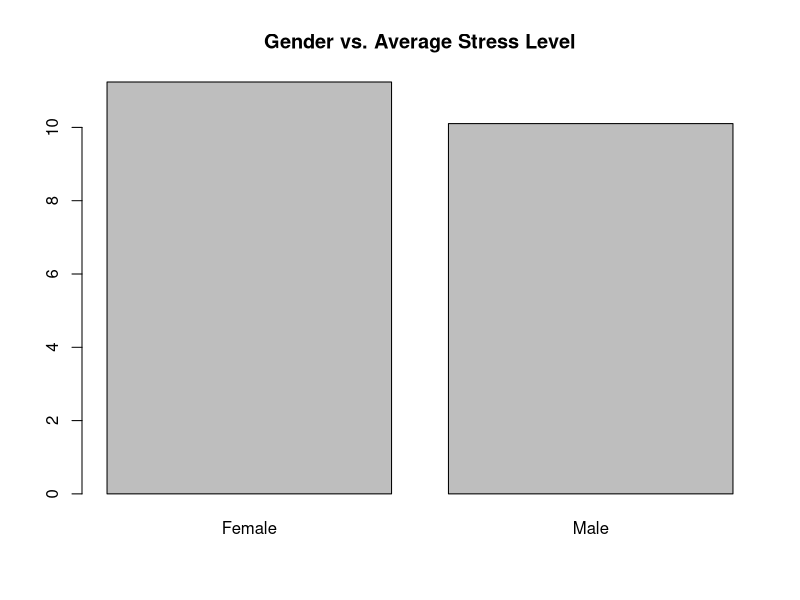
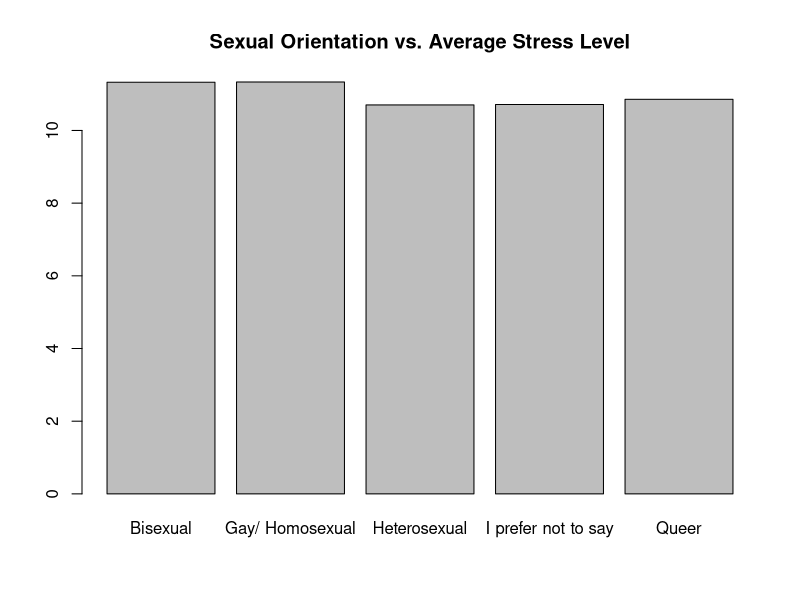
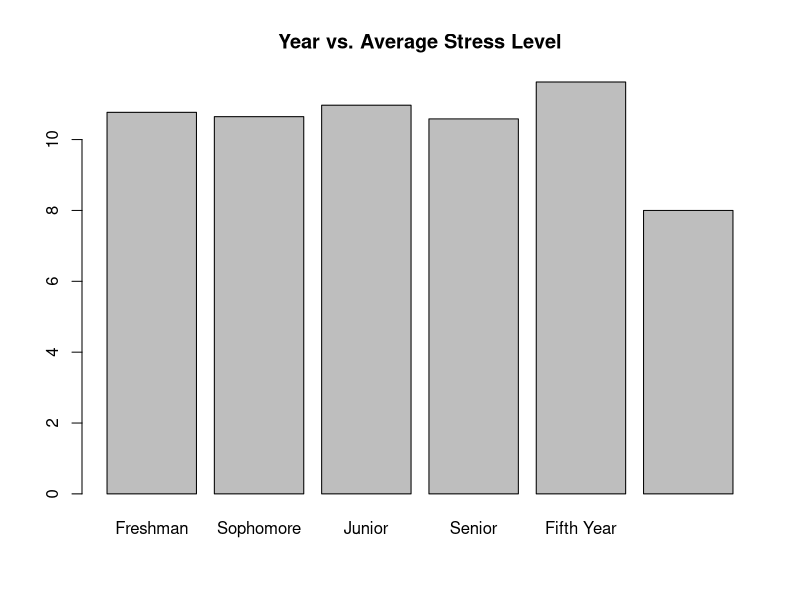
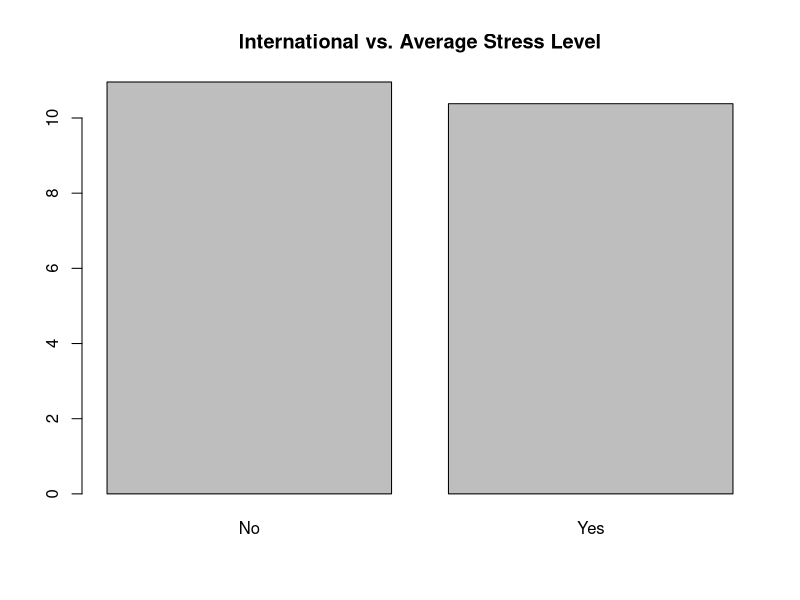
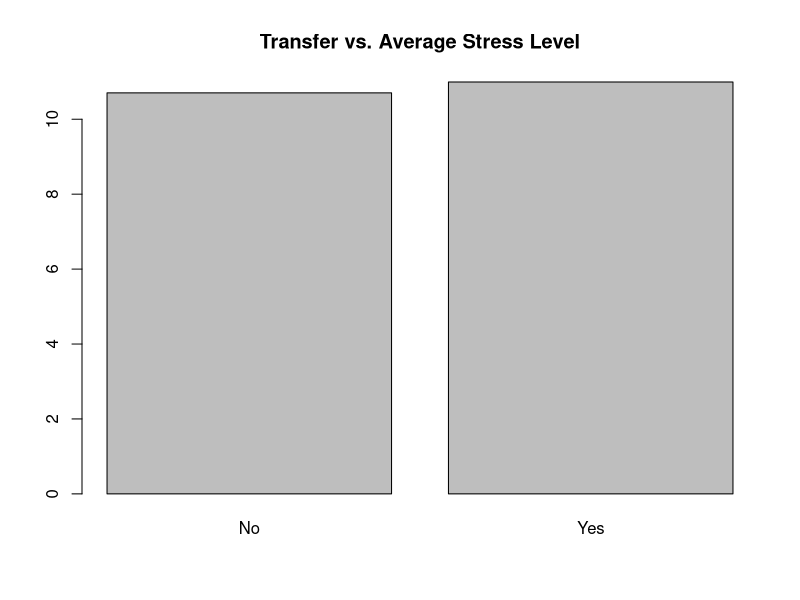
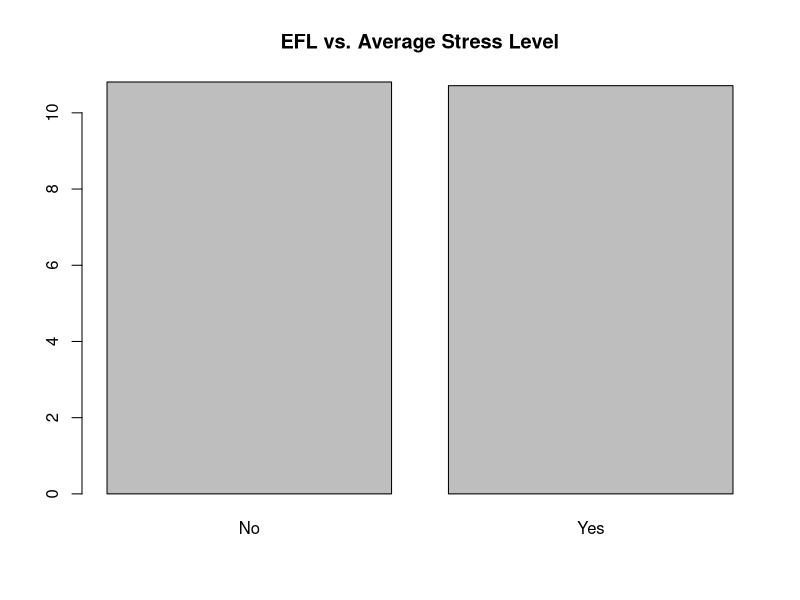
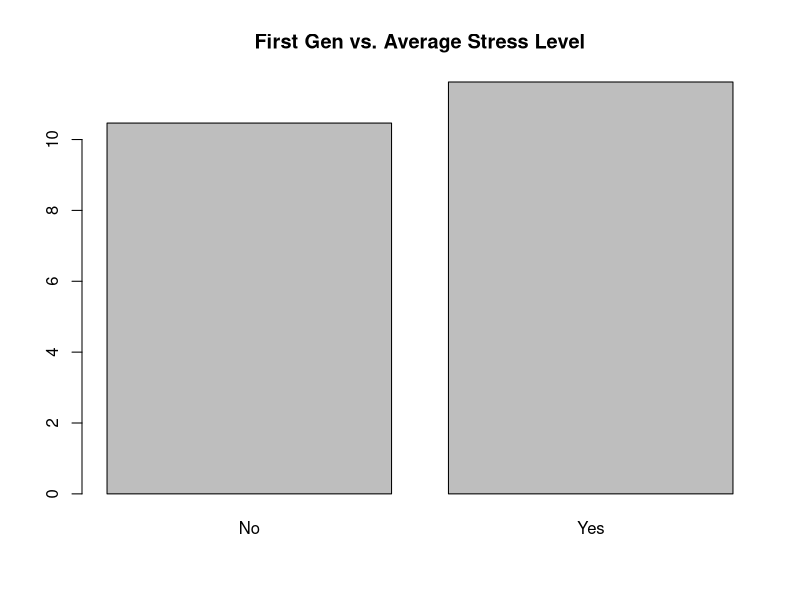
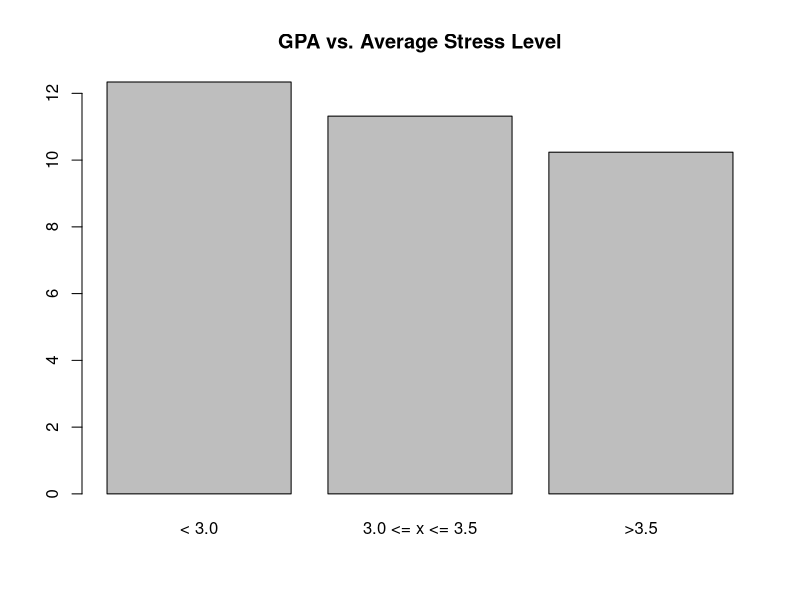

The R source for these figures, in order:
## ---- chunk 1
stem = read.csv("stem_newfactors.csv", na.strings=c("",NA))
head(stem)
## ---- chunk 2
library(gdata)

# clean data
stem$Gender[stem$Gender == 'Genderfluid' |  stem$Gender == 'Transgender female'] <- NA
stem = stem[!is.na(stem$Gender),]
stem$Orientation[stem$Orientation == 'straight'] <- 'Heterosexual'
stem = drop.levels(stem)


# gender
barplot(tapply(stem$Stress_Factor, stem$Gender, mean), main="Gender vs. Average Stress Level")

# orientation
barplot(tapply(stem$Stress_Factor, stem$Orientation, mean), main="Sexual Orientation vs. Average Stress Level")

# year
# refactor order
stem$Year <- factor(stem$Year, levels = c("Freshman", "Sophomore", "Junior", "Senior", "Fifth Year", "Graduate Student"))
barplot(tapply(stem$Stress_Factor, stem$Year, mean), main="Year vs. Average Stress Level")


# international
barplot(tapply(stem$Stress_Factor, stem$International, mean,na.rm=TRUE), main="International vs. Average Stress Level")

# transfer
barplot(tapply(stem$Stress_Factor, stem$Transfer, mean,na.rm=TRUE), main="Transfer vs. Average Stress Level")

# efl
barplot(tapply(stem$Stress_Factor, stem$EFL, mean), main="EFL vs. Average Stress Level")

# first gen
barplot(tapply(stem$Stress_Factor, stem$FirstGen, mean,na.rm=TRUE), main="First Gen vs. Average Stress Level")

# gpa
stem$GPA[stem$GPA == 0] <- NA
#range(stem$GPA,na.rm=TRUE)

stem$GPA[stem$GPA < 3.0] = "< 3.0"
stem$GPA[stem$GPA >= 3.0 & stem$GPA <= 3.5] = "3.0 <= x <= 3.5"
stem$GPA[stem$GPA > 3.5] = ">3.5"

stem$GPA <- factor(stem$GPA, levels = c("< 3.0", "3.0 <= x <= 3.5", ">3.5"))

barplot(tapply(stem$Stress_Factor, stem$GPA, mean,na.rm=TRUE), main="GPA vs. Average Stress Level")
## ---- chunk 3
# q3.2, .5, .15, ethnic, year, gender
# how correlated are these variables with the stress_factor variable

stem$GPA[stem$GPA == 0] = mean(stem$GPA) 
target = stem[,'Stress_Factor']


q2 = stem[,'Q3.2']
q5 = stem[,'Q3.5']
q15 = stem[,'Q3.15']
q14 = stem[,'Q3.14']
ses = stem[,'SES_Factor']


cor(q2, target)
res <- cor.test(q2, target, 
                    method = "pearson")
res$p.value
barplot(tapply(target, q2, mean), main = 'Q3.2 versus Stress Level', ylab = 'Stress Level', xlab = 'Level of preparedness from hs for STEM', ylim = c(10, 13)) 

cor(q5, target)
res <- cor.test(q5, target, 
                    method = "pearson")
res$p.value
barplot(tapply(target, q5, mean), main = 'Q3.5 versus Stress Level', ylab = 'Stress Level', xlab = 'Level of work needed to pay for expenses', ylim = c(8, 12)) 

cor(q15, target)
res <- cor.test(q15, target, 
                    method = "pearson")
res$p.value
barplot(tapply(target, q15, mean), main = 'Q3.15 versus Stress Level', ylab = 'Stress Level', xlab = 'To what extent do you know what you want to do after graduation', ylim = c(10, 11.5)) 

cor(q14, target)
res <- cor.test(q14, target, 
                    method = "pearson")
res$p.value
barplot(tapply(target, q14, mean), main = 'Q3.14 versus Stress Level', ylab = 'Stress Level', xlab = 'To what extent do you seek help when you have an academic problem', ylim = c(9, 12))

cor(ses, target)
res <- cor.test(ses, target, 
                    method = "pearson")
res$p.value
barplot(tapply(target, ses, mean), main = 'SES versus Stress Level', ylab = 'Stress Level', xlab = 'SES', ylim = c(8,12))

## ---- chunk 4
# ANOVA
gender <- aov(Stress_Factor~Gender, data = stem)
summary(gender) # significantly different

orientation <- aov(Stress_Factor~Orientation, data = stem)
summary(orientation) # not significantly different

year <- aov(Stress_Factor~Year, data = stem)
summary(year) # not significantly different

international <- aov(Stress_Factor~International, data = stem)
summary(international) # significantly different

transfer <- aov(Stress_Factor~Transfer, data = stem)
summary(transfer) # not significantly different

efl <- aov(Stress_Factor~EFL, data = stem)
summary(efl) # not significantly different

firstgen <- aov(Stress_Factor~FirstGen, data = stem)
summary(firstgen) # significantly different

# simple linear reg
gpa_lm <- lm(Stress_Factor ~ GPA, data = stem)
summary(gpa_lm) # gpa is significant 

# we will use gender, firstgen, and gpa in our linear reg, Q3.2, Q3.5, Q3.14
## ---- chunk 5
# block1
m1 = lm(Stress_Factor ~ as.factor(Q3.2) + as.factor(Q3.5), data=stem)
summary(m1)
# adj R2 0.1004 

# block1 + block2
m2 = lm(Stress_Factor ~ as.factor(Q3.2) + as.factor(Q3.5) + Gender + FirstGen, data=stem)
summary(m2)
# adj R2 0.131 

# block1 + block2 + block3 
m3 = lm(Stress_Factor ~ as.factor(Q3.2) + as.factor(Q3.5) + Gender + FirstGen + as.factor(Q3.14) + GPA, data=stem)
summary(m3)
# adj R2 0.1625 

# block1 + block2 + block3 + interaction
m4 = lm(Stress_Factor ~ as.factor(Q3.2) + as.factor(Q3.5) + Gender + FirstGen + as.factor(Q3.14) + GPA + as.factor(Q3.2) * GPA, data=stem)
summary(m4)
# adj R2 0.1726 
## ---- chunk 6
stem$Q3.2 = as.factor(stem$Q3.2)

interaction.plot(stem$GPA, stem$Q3.2, stem$Stress_Factor,xlab="GPA", ylab="Stress_Factor", trace.label="HS Prep STEM")
